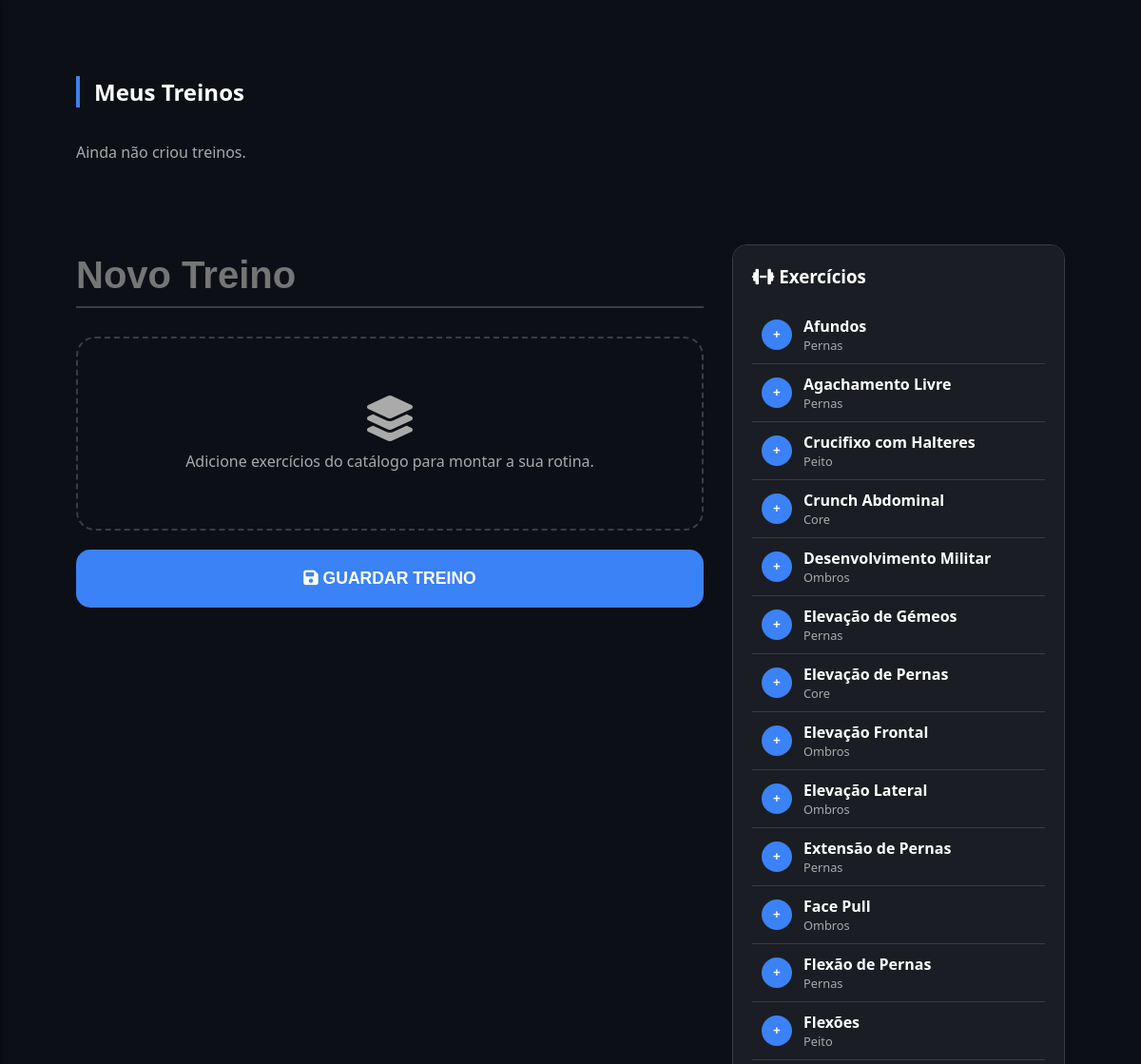
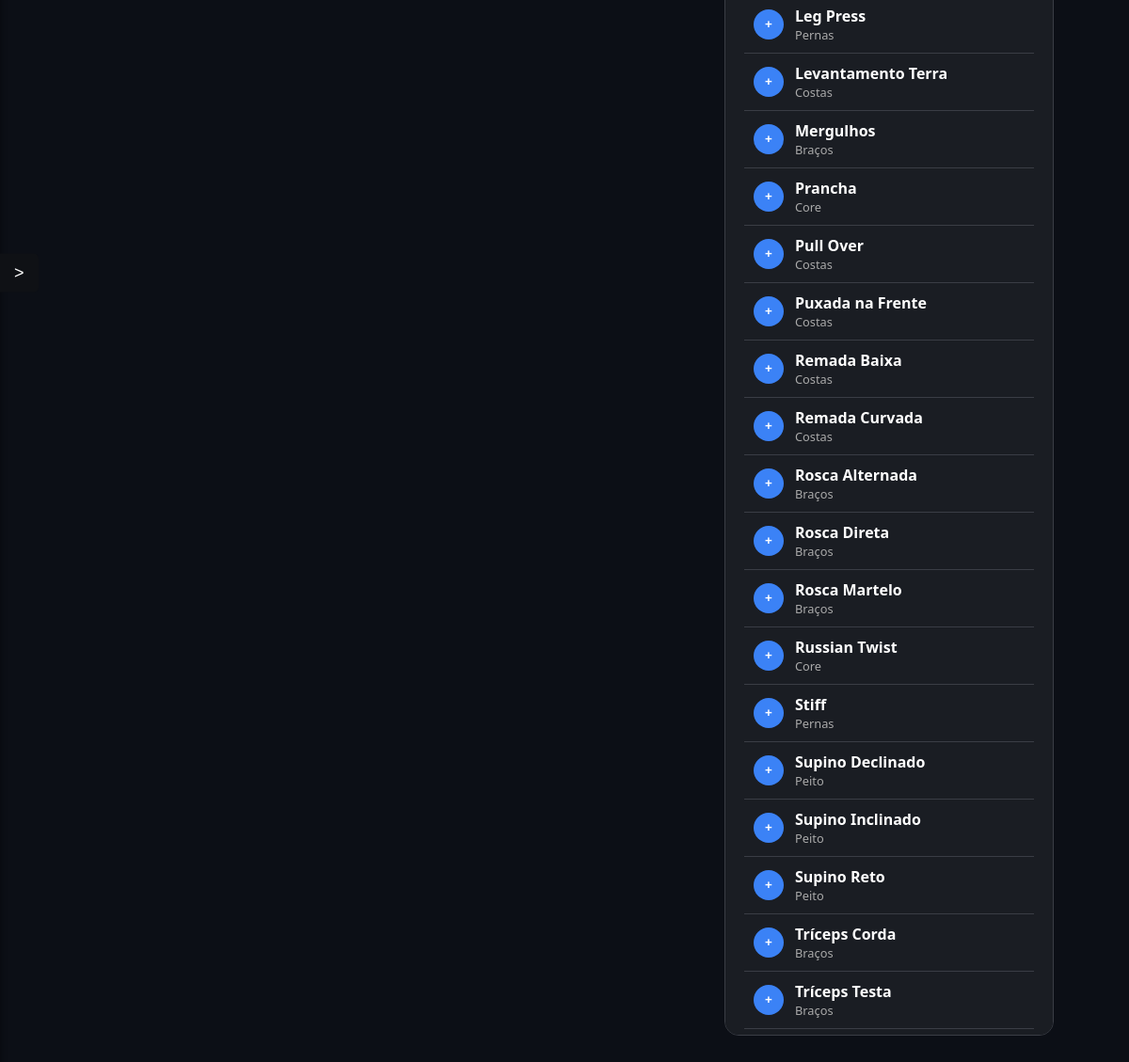
The app's page /treinos.php with its own data (2 pictures, top to bottom).
### tables this page shows
CREATE TABLE IF NOT EXISTS Exercicio (
    id_exercicio INT AUTO_INCREMENT PRIMARY KEY,
    nome VARCHAR(100) NOT NULL,
    grupo_muscular VARCHAR(50) NOT NULL,
    musculo_principal VARCHAR(100),
    musculo_secundario VARCHAR(100),
    equipamento VARCHAR(50) NOT NULL
);

### treinos.php (the view, shortened to what this page needs)
<?php
$host = 'localhost';
$db   = 'fitness_app';
$user = 'root';
$pass = '';
try {
    $dsn = "mysql:host=$host;dbname=$db;charset=utf8mb4";
    $options = [
        PDO::ATTR_ERRMODE            => PDO::ERRMODE_EXCEPTION,
        PDO::ATTR_DEFAULT_FETCH_MODE => PDO::FETCH_ASSOC,
        PDO::ATTR_EMULATE_PREPARES   => false,
    ];
    $pdo = new PDO($dsn, $user, $pass, $options);
} catch (\PDOException $e) {
    die("❌ Erro de Conexão: " . $e->getMessage());
}
$user_id = $_SESSION['user_id'];
$catalog_exercises = $pdo->query("SELECT id_exercicio, nome, grupo_muscular FROM Exercicio ORDER BY nome ASC")->fetchAll();
$queryMeusTreinos = "SELECT t.*, (SELECT COUNT(*) FROM Treino_Exercicio te WHERE te.id_treino = t.id_treino) as total_exercicios
                     FROM Treino t WHERE t.id_utilizador = ? ORDER BY t.data_criacao DESC";
$stmtT = $pdo->prepare($queryMeusTreinos);
$stmtT->execute([$user_id]);
$meus_treinos = $stmtT->fetchAll();
?>
<!DOCTYPE html>
<html lang="pt-pt">
<head>
    <link rel="stylesheet" href="sidebar/button.css">
    <link rel="stylesheet" href="https://cdnjs.cloudflare.com/ajax/libs/font-awesome/6.5.1/css/all.min.css">
</head>
<body>
    <button id="toggleSidebar">></button>
    <div class="main-container">
        <section class="treinos-section">
            <h2 style="border-left: 4px solid var(--accent-blue); padding-left: 15px;">Meus Treinos</h2>
            <div class="treinos-grid">
                <?php if (empty($meus_treinos)): ?>
                    <p style="color: var(--text-muted)">Ainda não criou treinos.</p>
                <?php endif; ?>
            </div>
        </section>
        <div class="routine-editor">
            <form method="POST" id="routineForm">
                <input type="text" name="routine-title" class="routine-title-input" placeholder="Novo Treino" required>
                <div id="exercisesContainer">
                    <div id="emptyMsg" style="text-align:center; padding: 60px; border: 2px dashed var(--border-color); border-radius: 20px; color: var(--text-muted);">
                        <i class="fa-solid fa-layer-group" style="font-size: 3em; display: block; margin-bottom: 10px;"></i>
                        Adicione exercícios do catálogo para montar a sua rotina.
                    </div>
                </div>
                <button type="submit" class="btn-save-main">
                    <i class="fa-solid fa-save"></i> GUARDAR TREINO
                </button>
            </form>
        </div>
        <aside class="exercise-library">
            <h3 style="margin-top:0"><i class="fa-solid fa-dumbbell"></i> Exercícios</h3>
            <div id="libList">
                <?php foreach ($catalog_exercises as $ex): ?>
                    <div class="library-item">
                        <button type="button" class="btn-plus" onclick="addExercise('<?= $ex['id_exercicio'] ?>', '<?= addslashes($ex['nome']) ?>', '<?= $ex['grupo_muscular'] ?>')">+</button>
                        <div>
                            <div style="font-weight:700"><?= htmlspecialchars($ex['nome']) ?></div>
                            <div style="font-size:0.8em; color:var(--text-muted)"><?= htmlspecialchars($ex['grupo_muscular']) ?></div>
                        </div>
                    </div>
                <?php endforeach; ?>
            </div>
        </aside>
    </div>
</body>
</html>

### sidebar/button.css (style rules this page uses)
html, body { margin: 0; height: 100%; }
#toggleSidebar { position: fixed; top: 55%; left: 0; transform: translateY(-50%); padding: 10px 15px; background-color: #0f1115; color: white; border: none; cursor: pointer; z-index: 1100; border-radius: 0 5px 5px 0; font-size: 18px; transition: background-color 0.3s; }

### records on screen
exercicio: nome "Afundos", grupo_muscular "Pernas"
exercicio: nome "Agachamento Livre", grupo_muscular "Pernas"
exercicio: nome "Crucifixo com Halteres", grupo_muscular "Peito"
exercicio: nome "Crunch Abdominal", grupo_muscular "Core"
exercicio: nome "Desenvolvimento Militar", grupo_muscular "Ombros"
exercicio: nome "Elevação de Gémeos", grupo_muscular "Pernas"
exercicio: nome "Elevação de Pernas", grupo_muscular "Core"
exercicio: nome "Elevação Frontal", grupo_muscular "Ombros"
exercicio: nome "Elevação Lateral", grupo_muscular "Ombros"
exercicio: nome "Extensão de Pernas", grupo_muscular "Pernas"
exercicio: nome "Face Pull", grupo_muscular "Ombros"
exercicio: nome "Flexão de Pernas", grupo_muscular "Pernas"
exercicio: nome "Flexões", grupo_muscular "Peito"
exercicio: nome "Leg Press", grupo_muscular "Pernas"
exercicio: nome "Levantamento Terra", grupo_muscular "Costas"
exercicio: nome "Mergulhos", grupo_muscular "Braços"
exercicio: nome "Prancha", grupo_muscular "Core"
exercicio: nome "Pull Over", grupo_muscular "Costas"
exercicio: nome "Puxada na Frente", grupo_muscular "Costas"
exercicio: nome "Remada Baixa", grupo_muscular "Costas"
exercicio: nome "Remada Curvada", grupo_muscular "Costas"
exercicio: nome "Rosca Alternada", grupo_muscular "Braços"
exercicio: nome "Rosca Direta", grupo_muscular "Braços"
exercicio: nome "Rosca Martelo", grupo_muscular "Braços"
exercicio: nome "Russian Twist", grupo_muscular "Core"
exercicio: nome "Stiff", grupo_muscular "Pernas"
exercicio: nome "Supino Declinado", grupo_muscular "Peito"
exercicio: nome "Supino Inclinado", grupo_muscular "Peito"
exercicio: nome "Supino Reto", grupo_muscular "Peito"
exercicio: nome "Tríceps Corda", grupo_muscular "Braços"
exercicio: nome "Tríceps Testa", grupo_muscular "Braços"
